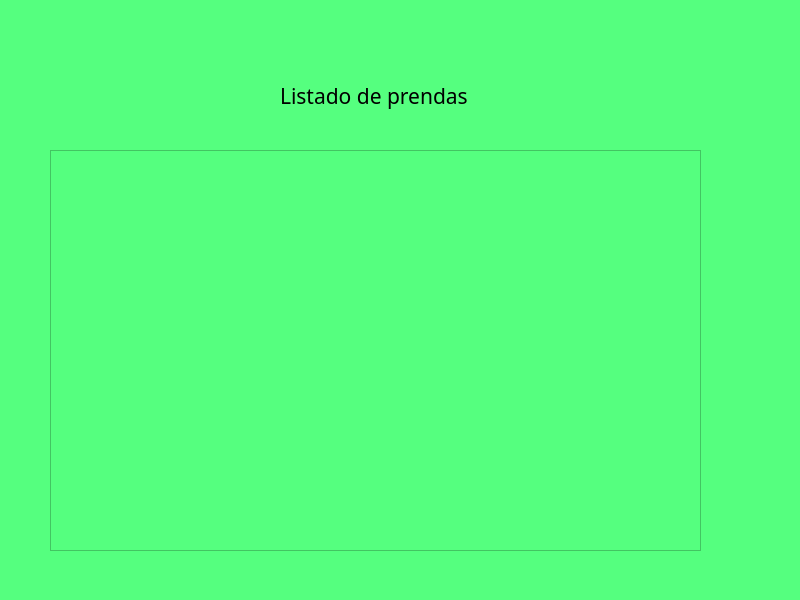
<?xml version="1.0" encoding="UTF-8"?>
<ui version="4.0">
 <class>MainWindow</class>
 <widget class="QMainWindow" name="MainWindow">
  <property name="geometry">
   <rect>
    <x>0</x>
    <y>0</y>
    <width>800</width>
    <height>600</height>
   </rect>
  </property>
  <property name="windowTitle">
   <string>MainWindow</string>
  </property>
  <property name="styleSheet">
   <string notr="true">background-color: rgb(85, 255, 127);</string>
  </property>
  <widget class="QWidget" name="centralwidget">
   <widget class="QLabel" name="label">
    <property name="geometry">
     <rect>
      <x>280</x>
      <y>60</y>
      <width>241</width>
      <height>71</height>
     </rect>
    </property>
    <property name="font">
     <font>
      <family>Segoe Print</family>
      <pointsize>16</pointsize>
     </font>
    </property>
    <property name="text">
     <string>Listado de prendas</string>
    </property>
   </widget>
   <widget class="QTextEdit" name="listado_de_prendas">
    <property name="geometry">
     <rect>
      <x>50</x>
      <y>150</y>
      <width>651</width>
      <height>401</height>
     </rect>
    </property>
   </widget>
  </widget>
 </widget>
 <resources/>
 <connections/>
</ui>
